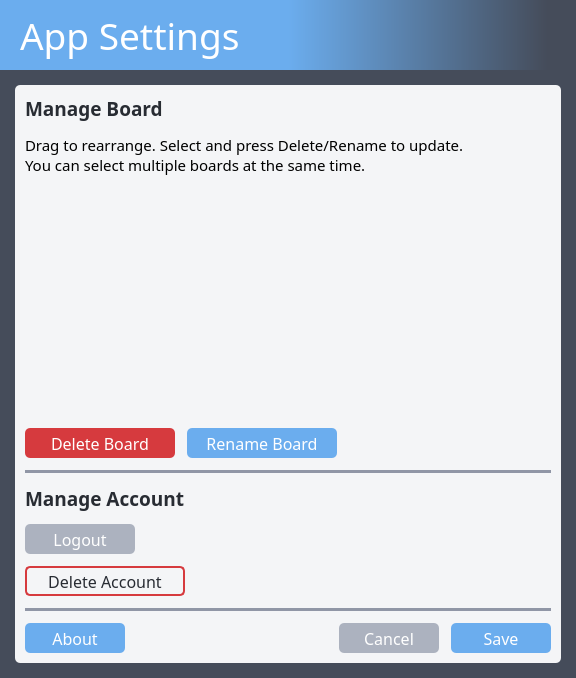
<?xml version="1.0" encoding="UTF-8"?>
<ui version="4.0">
 <class>SettingsWindow</class>
 <widget class="QMainWindow" name="SettingsWindow">
  <property name="geometry">
   <rect>
    <x>0</x>
    <y>0</y>
    <width>576</width>
    <height>678</height>
   </rect>
  </property>
  <property name="windowTitle">
   <string>App Settings</string>
  </property>
  <property name="windowIcon">
   <iconset resource="../resources.qrc">
    <normaloff>:/img/resources/img/icon.png</normaloff>:/img/resources/img/icon.png</iconset>
  </property>
  <property name="styleSheet">
   <string notr="true">background-color: #454c5a;</string>
  </property>
  <property name="iconSize">
   <size>
    <width>128</width>
    <height>128</height>
   </size>
  </property>
  <widget class="QWidget" name="centralwidget">
   <layout class="QVBoxLayout" name="verticalLayout_3">
    <property name="spacing">
     <number>0</number>
    </property>
    <property name="leftMargin">
     <number>0</number>
    </property>
    <property name="topMargin">
     <number>0</number>
    </property>
    <property name="rightMargin">
     <number>0</number>
    </property>
    <property name="bottomMargin">
     <number>0</number>
    </property>
    <item>
     <widget class="QLabel" name="label_app_settings">
      <property name="sizePolicy">
       <sizepolicy hsizetype="Preferred" vsizetype="Fixed">
        <horstretch>0</horstretch>
        <verstretch>0</verstretch>
       </sizepolicy>
      </property>
      <property name="minimumSize">
       <size>
        <width>0</width>
        <height>70</height>
       </size>
      </property>
      <property name="font">
       <font>
        <family>Torus Pro</family>
        <pointsize>28</pointsize>
       </font>
      </property>
      <property name="styleSheet">
       <string notr="true">background-color: qlineargradient(spread:pad, x1:0.5, y1:0.5, x2:0.95, y2:0.5, stop:0 rgba(107, 173, 238, 255), stop:1 rgba(69, 76, 90, 255));
color: #ffffff;
padding: 0px 0px 0px 10px;</string>
      </property>
      <property name="text">
       <string>App Settings</string>
      </property>
      <property name="margin">
       <number>10</number>
      </property>
     </widget>
    </item>
    <item>
     <widget class="QWidget" name="widget" native="true">
      <layout class="QVBoxLayout" name="verticalLayout_7">
       <property name="leftMargin">
        <number>15</number>
       </property>
       <property name="topMargin">
        <number>15</number>
       </property>
       <property name="rightMargin">
        <number>15</number>
       </property>
       <property name="bottomMargin">
        <number>15</number>
       </property>
       <item>
        <widget class="QWidget" name="widget" native="true">
         <property name="focusPolicy">
          <enum>Qt::TabFocus</enum>
         </property>
         <property name="styleSheet">
          <string notr="true">background-color: #f4f5f7;
border-radius: 5px;</string>
         </property>
         <layout class="QVBoxLayout" name="verticalLayout">
          <property name="spacing">
           <number>12</number>
          </property>
          <property name="leftMargin">
           <number>10</number>
          </property>
          <property name="topMargin">
           <number>10</number>
          </property>
          <property name="rightMargin">
           <number>10</number>
          </property>
          <property name="bottomMargin">
           <number>10</number>
          </property>
          <item>
           <layout class="QHBoxLayout" name="horizontalLayout_3">
            <item>
             <layout class="QVBoxLayout" name="verticalLayout_2">
              <item>
               <widget class="QLabel" name="label_manage_board">
                <property name="font">
                 <font>
                  <family>Torus Pro</family>
                  <pointsize>14</pointsize>
                  <bold>true</bold>
                 </font>
                </property>
                <property name="styleSheet">
                 <string notr="true">color: #282c33;</string>
                </property>
                <property name="text">
                 <string>Manage Board</string>
                </property>
                <property name="wordWrap">
                 <bool>true</bool>
                </property>
               </widget>
              </item>
              <item>
               <widget class="QLabel" name="label_manage_board_desc">
                <property name="font">
                 <font>
                  <family>Torus Pro</family>
                  <pointsize>11</pointsize>
                 </font>
                </property>
                <property name="text">
                 <string>Drag to rearrange. Select and press Delete/Rename to update.
You can select multiple boards at the same time.</string>
                </property>
                <property name="wordWrap">
                 <bool>true</bool>
                </property>
               </widget>
              </item>
              <item>
               <widget class="QListWidget" name="listWidget_manage_board">
                <property name="font">
                 <font>
                  <family>Torus Pro</family>
                  <pointsize>12</pointsize>
                  <bold>true</bold>
                 </font>
                </property>
                <property name="focusPolicy">
                 <enum>Qt::TabFocus</enum>
                </property>
                <property name="styleSheet">
                 <string notr="true">QListWidget::item {height: 40px; padding: 0px 8px 0px 8px}
QListWidget::item {background-color: #ffffff; color: #000000; border-radius: 5px}
QListWidget::item:hover {background-color: #e2e4e9; color: #000000}
QListWidget::item:selected {background-color: #cccccc; color: #000000}
QListWidget::item:focus {background-color: #cccccc; color: #000000}
QScrollBar:vertical {width: 10px; margin: 0px 0px 0px 0px; background-color: #acb2bf}</string>
                </property>
                <property name="frameShape">
                 <enum>QFrame::NoFrame</enum>
                </property>
                <property name="dragEnabled">
                 <bool>true</bool>
                </property>
                <property name="dragDropMode">
                 <enum>QAbstractItemView::InternalMove</enum>
                </property>
                <property name="defaultDropAction">
                 <enum>Qt::MoveAction</enum>
                </property>
                <property name="selectionMode">
                 <enum>QAbstractItemView::ExtendedSelection</enum>
                </property>
                <property name="verticalScrollMode">
                 <enum>QAbstractItemView::ScrollPerPixel</enum>
                </property>
                <property name="horizontalScrollMode">
                 <enum>QAbstractItemView::ScrollPerPixel</enum>
                </property>
                <property name="isWrapping" stdset="0">
                 <bool>false</bool>
                </property>
                <property name="spacing">
                 <number>5</number>
                </property>
                <property name="uniformItemSizes">
                 <bool>true</bool>
                </property>
                <property name="wordWrap">
                 <bool>true</bool>
                </property>
                <property name="selectionRectVisible">
                 <bool>true</bool>
                </property>
               </widget>
              </item>
              <item>
               <layout class="QHBoxLayout" name="horizontalLayout_4">
                <item>
                 <widget class="QPushButton" name="btn_delete">
                  <property name="sizePolicy">
                   <sizepolicy hsizetype="Fixed" vsizetype="Fixed">
                    <horstretch>0</horstretch>
                    <verstretch>0</verstretch>
                   </sizepolicy>
                  </property>
                  <property name="minimumSize">
                   <size>
                    <width>150</width>
                    <height>30</height>
                   </size>
                  </property>
                  <property name="font">
                   <font>
                    <family>Torus Pro</family>
                    <pointsize>12</pointsize>
                   </font>
                  </property>
                  <property name="cursor">
                   <cursorShape>PointingHandCursor</cursorShape>
                  </property>
                  <property name="focusPolicy">
                   <enum>Qt::TabFocus</enum>
                  </property>
                  <property name="styleSheet">
                   <string notr="true">QPushButton {background-color: #d63a3e; color: #ffffff; border-radius: 5px}
QPushButton:hover {background-color: #9e2a2a;}
QPushButton:focus {border-color: #000000; border-width: 1.5px; border-style: solid;}</string>
                  </property>
                  <property name="text">
                   <string>Delete Board</string>
                  </property>
                 </widget>
                </item>
                <item>
                 <widget class="QPushButton" name="btn_rename">
                  <property name="sizePolicy">
                   <sizepolicy hsizetype="Fixed" vsizetype="Fixed">
                    <horstretch>0</horstretch>
                    <verstretch>0</verstretch>
                   </sizepolicy>
                  </property>
                  <property name="minimumSize">
                   <size>
                    <width>150</width>
                    <height>30</height>
                   </size>
                  </property>
                  <property name="font">
                   <font>
                    <family>Torus Pro</family>
                    <pointsize>12</pointsize>
                   </font>
                  </property>
                  <property name="cursor">
                   <cursorShape>PointingHandCursor</cursorShape>
                  </property>
                  <property name="focusPolicy">
                   <enum>Qt::TabFocus</enum>
                  </property>
                  <property name="styleSheet">
                   <string notr="true">QPushButton {background-color: #6badee; color: #ffffff; border-radius: 5px}
QPushButton:hover {background-color: #5487bb;}
QPushButton:focus {border-color: #000000; border-width: 1.5px; border-style: solid;}</string>
                  </property>
                  <property name="text">
                   <string>Rename Board</string>
                  </property>
                 </widget>
                </item>
                <item>
                 <spacer name="horizontalSpacer_3">
                  <property name="orientation">
                   <enum>Qt::Horizontal</enum>
                  </property>
                  <property name="sizeHint" stdset="0">
                   <size>
                    <width>40</width>
                    <height>20</height>
                   </size>
                  </property>
                 </spacer>
                </item>
               </layout>
              </item>
              <item>
               <widget class="Line" name="line_1">
                <property name="styleSheet">
                 <string notr="true">background-color: #9096a6;</string>
                </property>
                <property name="frameShadow">
                 <enum>QFrame::Plain</enum>
                </property>
                <property name="lineWidth">
                 <number>0</number>
                </property>
                <property name="midLineWidth">
                 <number>0</number>
                </property>
                <property name="orientation">
                 <enum>Qt::Horizontal</enum>
                </property>
               </widget>
              </item>
              <item>
               <widget class="QLabel" name="label_manage_account">
                <property name="font">
                 <font>
                  <family>Torus Pro</family>
                  <pointsize>14</pointsize>
                  <bold>true</bold>
                 </font>
                </property>
                <property name="styleSheet">
                 <string notr="true">color: #282c33;</string>
                </property>
                <property name="text">
                 <string>Manage Account</string>
                </property>
                <property name="wordWrap">
                 <bool>true</bool>
                </property>
               </widget>
              </item>
              <item>
               <layout class="QHBoxLayout" name="horizontalLayout_2">
                <item>
                 <widget class="QPushButton" name="btn_logout">
                  <property name="sizePolicy">
                   <sizepolicy hsizetype="Fixed" vsizetype="Fixed">
                    <horstretch>0</horstretch>
                    <verstretch>0</verstretch>
                   </sizepolicy>
                  </property>
                  <property name="minimumSize">
                   <size>
                    <width>110</width>
                    <height>30</height>
                   </size>
                  </property>
                  <property name="font">
                   <font>
                    <family>Torus Pro</family>
                    <pointsize>12</pointsize>
                   </font>
                  </property>
                  <property name="cursor">
                   <cursorShape>PointingHandCursor</cursorShape>
                  </property>
                  <property name="focusPolicy">
                   <enum>Qt::TabFocus</enum>
                  </property>
                  <property name="styleSheet">
                   <string notr="true">QPushButton {background-color: #acb2bf; color: #ffffff; border-radius: 5px}
QPushButton:hover {background-color: #7e828c;}
QPushButton:focus {border-color: #000000; border-width: 1.5px; border-style: solid;}</string>
                  </property>
                  <property name="text">
                   <string>Logout</string>
                  </property>
                  <property name="icon">
                   <iconset resource="../resources.qrc">
                    <normaloff>:/img/resources/img/logout.png</normaloff>:/img/resources/img/logout.png</iconset>
                  </property>
                 </widget>
                </item>
                <item>
                 <spacer name="horizontalSpacer_2">
                  <property name="orientation">
                   <enum>Qt::Horizontal</enum>
                  </property>
                  <property name="sizeHint" stdset="0">
                   <size>
                    <width>40</width>
                    <height>20</height>
                   </size>
                  </property>
                 </spacer>
                </item>
               </layout>
              </item>
              <item>
               <widget class="QPushButton" name="btn_delete_account">
                <property name="sizePolicy">
                 <sizepolicy hsizetype="Fixed" vsizetype="Fixed">
                  <horstretch>0</horstretch>
                  <verstretch>0</verstretch>
                 </sizepolicy>
                </property>
                <property name="minimumSize">
                 <size>
                  <width>160</width>
                  <height>30</height>
                 </size>
                </property>
                <property name="font">
                 <font>
                  <family>Torus Pro</family>
                  <pointsize>12</pointsize>
                 </font>
                </property>
                <property name="cursor">
                 <cursorShape>PointingHandCursor</cursorShape>
                </property>
                <property name="focusPolicy">
                 <enum>Qt::TabFocus</enum>
                </property>
                <property name="styleSheet">
                 <string notr="true">QPushButton {border-color: #d63a3e; border-width: 1.5px; border-style: solid; color: #282c33; border-radius: 5px}
QPushButton:hover {background-color: #d63a3e; color: #ffffff;}
QPushButton:focus {border-color: #000000; border-width: 1.5px; border-style: solid; background-color: #d63a3e; color: #ffffff;}</string>
                </property>
                <property name="text">
                 <string>Delete Account</string>
                </property>
                <property name="icon">
                 <iconset resource="../resources.qrc">
                  <normaloff>:/img/resources/img/delete.png</normaloff>:/img/resources/img/delete.png</iconset>
                </property>
               </widget>
              </item>
              <item>
               <widget class="Line" name="line_2">
                <property name="styleSheet">
                 <string notr="true">background-color: #9096a6;</string>
                </property>
                <property name="frameShadow">
                 <enum>QFrame::Plain</enum>
                </property>
                <property name="lineWidth">
                 <number>0</number>
                </property>
                <property name="midLineWidth">
                 <number>0</number>
                </property>
                <property name="orientation">
                 <enum>Qt::Horizontal</enum>
                </property>
               </widget>
              </item>
             </layout>
            </item>
           </layout>
          </item>
          <item>
           <layout class="QHBoxLayout" name="horizontalLayout">
            <item>
             <widget class="QPushButton" name="btn_about">
              <property name="sizePolicy">
               <sizepolicy hsizetype="Fixed" vsizetype="Fixed">
                <horstretch>0</horstretch>
                <verstretch>0</verstretch>
               </sizepolicy>
              </property>
              <property name="minimumSize">
               <size>
                <width>100</width>
                <height>30</height>
               </size>
              </property>
              <property name="font">
               <font>
                <family>Torus Pro</family>
                <pointsize>12</pointsize>
               </font>
              </property>
              <property name="cursor">
               <cursorShape>PointingHandCursor</cursorShape>
              </property>
              <property name="focusPolicy">
               <enum>Qt::TabFocus</enum>
              </property>
              <property name="styleSheet">
               <string notr="true">QPushButton {background-color: #6badee; color: #ffffff; border-radius: 5px}
QPushButton:hover {background-color: #5487bb;}
QPushButton:focus {border-color: #000000; border-width: 1.5px; border-style: solid;}</string>
              </property>
              <property name="text">
               <string>About</string>
              </property>
             </widget>
            </item>
            <item>
             <spacer name="horizontalSpacer">
              <property name="orientation">
               <enum>Qt::Horizontal</enum>
              </property>
              <property name="sizeHint" stdset="0">
               <size>
                <width>0</width>
                <height>0</height>
               </size>
              </property>
             </spacer>
            </item>
            <item>
             <widget class="QPushButton" name="btn_cancel">
              <property name="sizePolicy">
               <sizepolicy hsizetype="Fixed" vsizetype="Fixed">
                <horstretch>0</horstretch>
                <verstretch>0</verstretch>
               </sizepolicy>
              </property>
              <property name="minimumSize">
               <size>
                <width>100</width>
                <height>30</height>
               </size>
              </property>
              <property name="font">
               <font>
                <family>Torus Pro</family>
                <pointsize>12</pointsize>
               </font>
              </property>
              <property name="cursor">
               <cursorShape>PointingHandCursor</cursorShape>
              </property>
              <property name="focusPolicy">
               <enum>Qt::TabFocus</enum>
              </property>
              <property name="styleSheet">
               <string notr="true">QPushButton {background-color: #acb2bf; color: #ffffff; border-radius: 5px}
QPushButton:hover {background-color: #7e828c;}
QPushButton:focus {border-color: #000000; border-width: 1.5px; border-style: solid;}</string>
              </property>
              <property name="text">
               <string>Cancel</string>
              </property>
             </widget>
            </item>
            <item>
             <widget class="QPushButton" name="btn_save">
              <property name="sizePolicy">
               <sizepolicy hsizetype="Fixed" vsizetype="Fixed">
                <horstretch>0</horstretch>
                <verstretch>0</verstretch>
               </sizepolicy>
              </property>
              <property name="minimumSize">
               <size>
                <width>100</width>
                <height>30</height>
               </size>
              </property>
              <property name="font">
               <font>
                <family>Torus Pro</family>
                <pointsize>12</pointsize>
               </font>
              </property>
              <property name="cursor">
               <cursorShape>PointingHandCursor</cursorShape>
              </property>
              <property name="focusPolicy">
               <enum>Qt::TabFocus</enum>
              </property>
              <property name="styleSheet">
               <string notr="true">QPushButton {background-color: #6badee; color: #ffffff; border-radius: 5px}
QPushButton:hover {background-color: #5487bb;}
QPushButton:focus {border-color: #000000; border-width: 1.5px; border-style: solid;}</string>
              </property>
              <property name="text">
               <string>Save</string>
              </property>
             </widget>
            </item>
           </layout>
          </item>
         </layout>
        </widget>
       </item>
      </layout>
     </widget>
    </item>
   </layout>
  </widget>
 </widget>
 <tabstops>
  <tabstop>widget</tabstop>
  <tabstop>listWidget_manage_board</tabstop>
  <tabstop>btn_delete</tabstop>
  <tabstop>btn_rename</tabstop>
  <tabstop>btn_logout</tabstop>
  <tabstop>btn_delete_account</tabstop>
  <tabstop>btn_about</tabstop>
  <tabstop>btn_cancel</tabstop>
  <tabstop>btn_save</tabstop>
 </tabstops>
 <resources>
  <include location="../resources.qrc"/>
 </resources>
 <connections/>
</ui>
